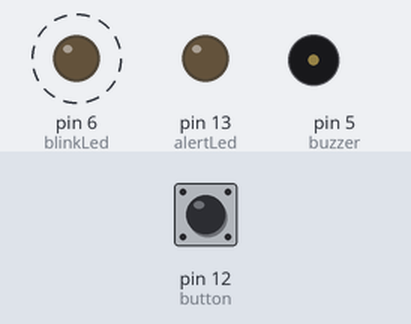
The sketch below on a simulated Arduino Uno, built with avr-gcc and run on an emulated ATmega328P. Parts: output pins drawn as LEDs (lit = HIGH), buzzer (waves = sounding, pin HIGH). Dashed ring = blinking. The test bench sets the inputs (shaded band); at power-on: pin 12 (button) HIGH.

Above: at 3.8 s.
3.9 s: pin 12 (button) pulled LOW for 1.3 s
At 4.4 s:
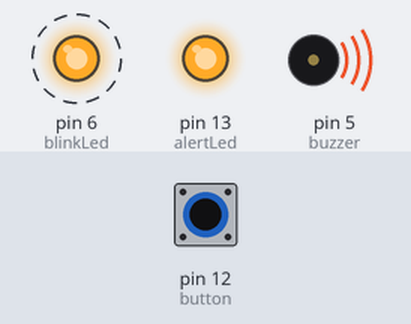
7.4 s: pin 12 (button) pulled LOW for 3.2 s
At 11.4 s:
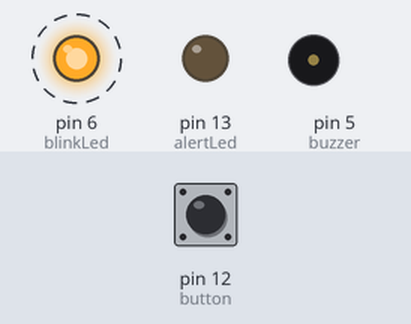
Timing chart, 0 to 18.1 s (numbered marks = the images above; inputs shaded):
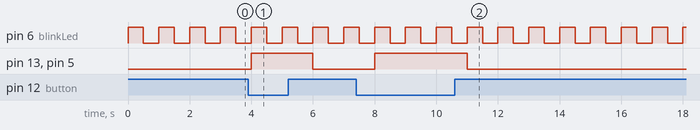

Measured:
- after the input at 3.9 s, pin 13 (alertLed), pin 5 (buzzer): LOW → HIGH after 0.10 s, → LOW 2.0 s later
- after the input at 7.4 s, pin 13 (alertLed), pin 5 (buzzer): LOW → HIGH after 0.60 s, → LOW 3.0 s later
- by itself, pin 6 (blinkLed): alternates HIGH for 0.50 s and LOW for 0.50 s

The sketch:

BUTTON-CONTROLLED_BUZZER_AND_LED.ino
```cpp
int button = 12;
int blinkLed = 6;
int buzzer = 5;
int alertLed = 13;

void setup() {
  pinMode(blinkLed, OUTPUT);
  pinMode(buzzer, OUTPUT);
  pinMode(alertLed, OUTPUT);
  pinMode(button, INPUT_PULLUP);  // Uses internal pull-up resistor
}

void loop() {
  // Blinking LED (always on/off)
  digitalWrite(blinkLed, HIGH);
  delay(500);
  digitalWrite(blinkLed, LOW);
  delay(500);

  // Button-controlled LED + Buzzer
  if (digitalRead(button) == LOW) {  // LOW = button pressed in pull-up mode
    digitalWrite(buzzer, HIGH);
    digitalWrite(alertLed, HIGH);
  } else {
    digitalWrite(buzzer, LOW);
    digitalWrite(alertLed, LOW);
  }
}
```
